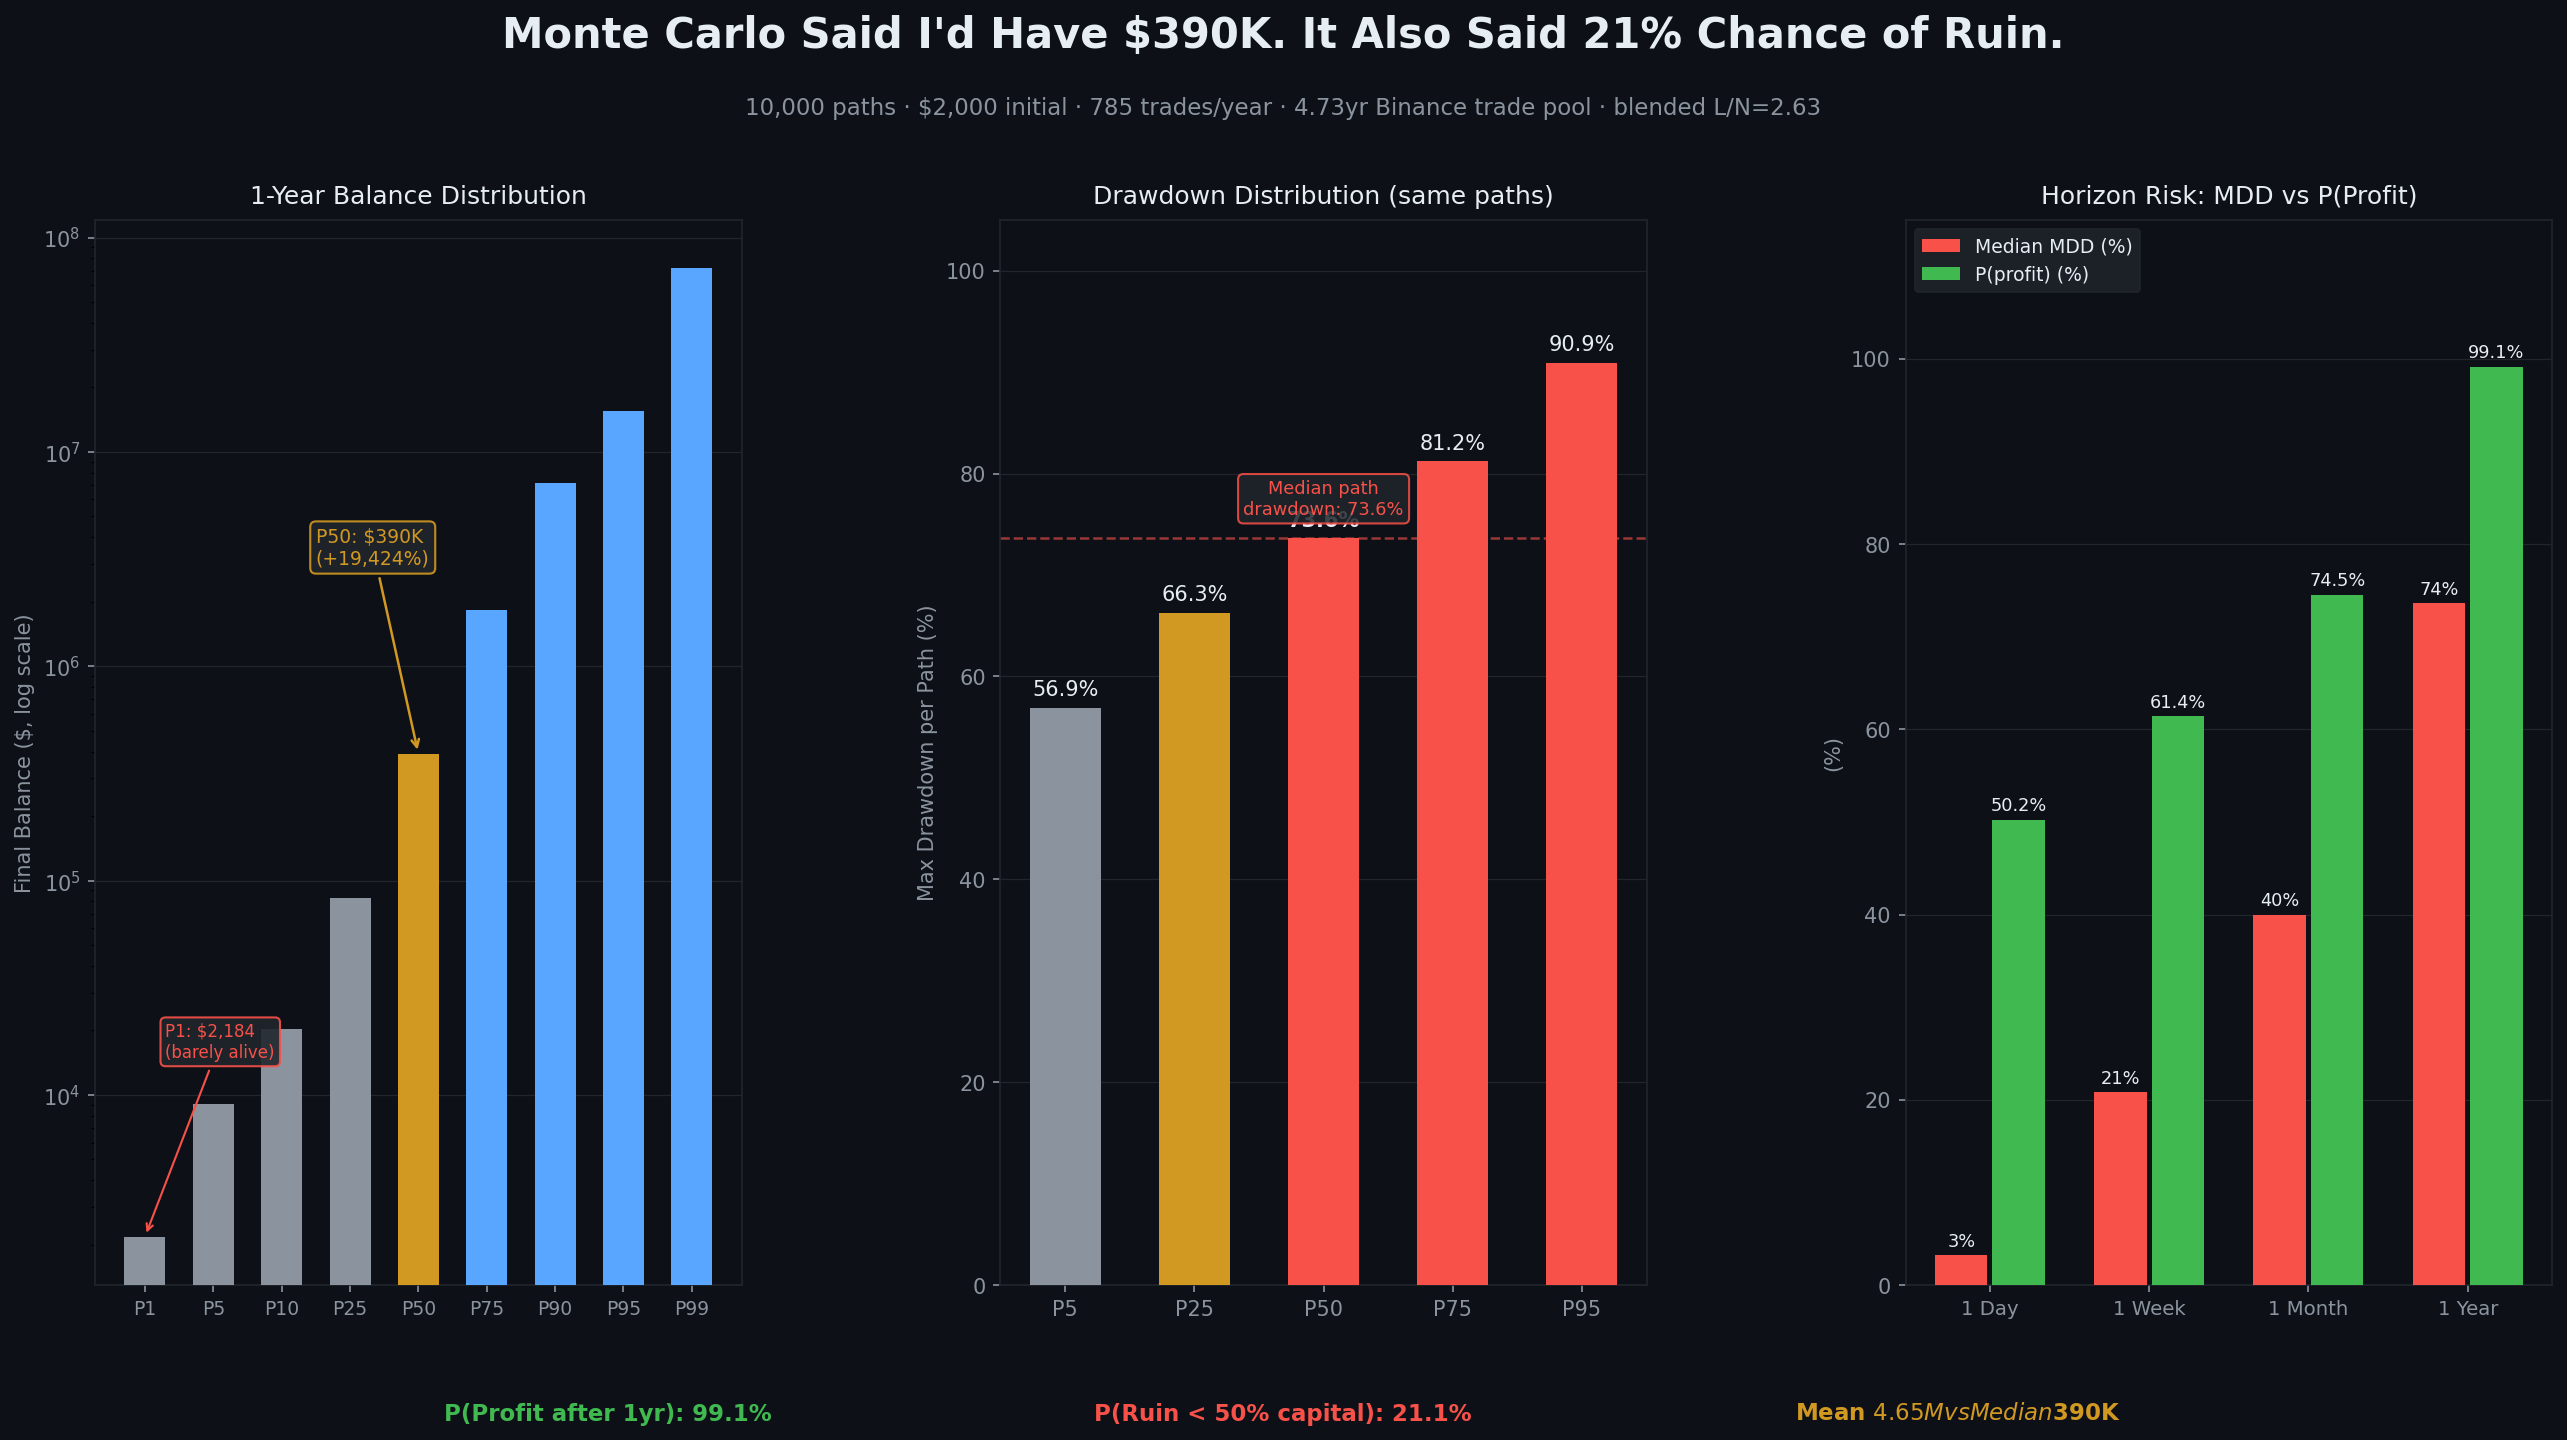

Recreate this plot in Python.
"""Post 009: Monte Carlo Humility — return percentiles vs drawdown percentiles."""
from pathlib import Path
import matplotlib
matplotlib.use("Agg")
import matplotlib.pyplot as plt
import matplotlib.gridspec as gridspec
import numpy as np

OUT = Path(__file__).parent / "post_009_monte_carlo_humility.png"

BG    = "#0d1117"
FG    = "#e6edf3"
SUB   = "#8b949e"
GRID  = "#21262d"
GREEN = "#3fb950"
RED   = "#f85149"
BLUE  = "#58a6ff"
GOLD  = "#d29922"

# Data from r46
pct_labels = ["P1", "P5", "P10", "P25", "P50", "P75", "P90", "P95", "P99"]
balances   = [2184, 9032, 20280, 83181, 390471, 1828848, 7151000, 15520185, 71821298]
returns_pct = [9, 352, 914, 4059, 19424, 91342, 357450, 775909, 3590965]

dd_pct_labels = ["P5", "P25", "P50", "P75", "P95"]
dd_values     = [56.9, 66.3, 73.6, 81.2, 90.9]

horizon_labels  = ["1 Day", "1 Week", "1 Month", "1 Year"]
horizon_p50_ret = [0.2, 9.4, 54.0, 19424]   # return %
horizon_prob    = [50.2, 61.4, 74.5, 99.1]  # P(profit) %
horizon_mdd_p50 = [3.2, 20.8, 40.0, 73.6]  # MDD P50 %

fig = plt.figure(figsize=(18, 10), facecolor=BG)
fig.text(0.5, 0.955, "Monte Carlo Said I'd Have $390K. It Also Said 21% Chance of Ruin.",
         ha="center", fontsize=20, fontweight="bold", color=FG)
fig.text(0.5, 0.910,
         "10,000 paths · $2,000 initial · 785 trades/year · 4.73yr Binance trade pool · blended L/N=2.63",
         ha="center", fontsize=11, color=SUB)

gs = gridspec.GridSpec(1, 3, figure=fig,
                       left=0.06, right=0.97, top=0.84, bottom=0.13, wspace=0.40)

# ── Panel 1: Balance Percentiles (log scale) ─────────────────────────────
ax1 = fig.add_subplot(gs[0])
ax1.set_facecolor(BG)
pct_x = np.arange(len(pct_labels))
bar_colors = [SUB if b < 390471 else GREEN if b == 390471 else BLUE for b in balances]
bar_colors[4] = GOLD  # P50 highlight
ax1.bar(pct_x, balances, color=bar_colors, width=0.6, zorder=3)
ax1.set_yscale("log")
ax1.set_xticks(pct_x)
ax1.set_xticklabels(pct_labels, fontsize=9, color=SUB)
ax1.set_ylabel("Final Balance ($, log scale)", color=SUB, fontsize=10)
ax1.set_title("1-Year Balance Distribution", color=FG, fontsize=12, pad=8)
ax1.tick_params(colors=SUB)
for sp in ax1.spines.values(): sp.set_edgecolor(GRID)
ax1.yaxis.set_tick_params(labelcolor=SUB)
ax1.grid(axis="y", color=GRID, linewidth=0.6, zorder=0)

# Annotate P50
ax1.annotate("P50: $390K\n(+19,424%)",
             xy=(4, 390471), xytext=(2.5, 3_000_000),
             fontsize=9, color=GOLD,
             arrowprops=dict(arrowstyle="->", color=GOLD, lw=1.2),
             bbox=dict(boxstyle="round,pad=0.3", facecolor="#21262d", edgecolor=GOLD, alpha=0.9))
ax1.annotate("P1: $2,184\n(barely alive)",
             xy=(0, 2184), xytext=(0.3, 15000),
             fontsize=8, color=RED,
             arrowprops=dict(arrowstyle="->", color=RED, lw=1.0),
             bbox=dict(boxstyle="round,pad=0.3", facecolor="#21262d", edgecolor=RED, alpha=0.9))

# ── Panel 2: Drawdown Distribution ──────────────────────────────────────
ax2 = fig.add_subplot(gs[1])
ax2.set_facecolor(BG)
dd_x = np.arange(len(dd_pct_labels))
dd_colors = [RED if v >= 73 else GOLD if v >= 60 else SUB for v in dd_values]
dd_colors[2] = RED   # P50 = 73.6% highlighted
bars2 = ax2.bar(dd_x, dd_values, color=dd_colors, width=0.55, zorder=3)
for bar, val in zip(bars2, dd_values):
    ax2.text(bar.get_x() + bar.get_width()/2, val + 0.8,
             f"{val:.1f}%", ha="center", va="bottom", fontsize=10, color=FG,
             fontweight="bold" if val == 73.6 else "normal")
ax2.axhline(73.6, color=RED, linestyle="--", linewidth=1.2, alpha=0.6, zorder=2)
ax2.set_xticks(dd_x)
ax2.set_xticklabels(dd_pct_labels, fontsize=10, color=SUB)
ax2.set_ylabel("Max Drawdown per Path (%)", color=SUB, fontsize=10)
ax2.set_ylim(0, 105)
ax2.set_title("Drawdown Distribution (same paths)", color=FG, fontsize=12, pad=8)
ax2.tick_params(colors=SUB)
for sp in ax2.spines.values(): sp.set_edgecolor(GRID)
ax2.yaxis.set_tick_params(labelcolor=SUB)
ax2.grid(axis="y", color=GRID, linewidth=0.6, zorder=0)
ax2.text(2, 76, "Median path\ndrawdown: 73.6%", ha="center", fontsize=8.5, color=RED,
         bbox=dict(boxstyle="round,pad=0.3", facecolor="#21262d", edgecolor=RED, alpha=0.85))

# ── Panel 3: Horizon Risk Summary ────────────────────────────────────────
ax3 = fig.add_subplot(gs[2])
ax3.set_facecolor(BG)
h_x = np.arange(len(horizon_labels))
ax3.bar(h_x - 0.18, horizon_mdd_p50, width=0.33, color=RED, label="Median MDD (%)", zorder=3)
ax3.bar(h_x + 0.18, horizon_prob,    width=0.33, color=GREEN, label="P(profit) (%)", zorder=3)
for i, (mdd, prob) in enumerate(zip(horizon_mdd_p50, horizon_prob)):
    ax3.text(i - 0.18, mdd + 1, f"{mdd:.0f}%", ha="center", fontsize=8.5, color=FG)
    ax3.text(i + 0.18, prob + 1, f"{prob:.1f}%", ha="center", fontsize=8.5, color=FG)
ax3.set_xticks(h_x)
ax3.set_xticklabels(horizon_labels, fontsize=9.5, color=SUB)
ax3.set_ylabel("(%)", color=SUB, fontsize=10)
ax3.set_ylim(0, 115)
ax3.set_title("Horizon Risk: MDD vs P(Profit)", color=FG, fontsize=12, pad=8)
ax3.tick_params(colors=SUB)
for sp in ax3.spines.values(): sp.set_edgecolor(GRID)
ax3.yaxis.set_tick_params(labelcolor=SUB)
ax3.grid(axis="y", color=GRID, linewidth=0.6, zorder=0)
ax3.legend(facecolor="#21262d", edgecolor=GRID, labelcolor=FG, fontsize=9,
           loc="upper left")

# Key stats row
fig.text(0.25, 0.04, "P(Profit after 1yr): 99.1%", ha="center", fontsize=11,
         color=GREEN, fontweight="bold")
fig.text(0.50, 0.04, "P(Ruin < 50% capital): 21.1%", ha="center", fontsize=11,
         color=RED, fontweight="bold")
fig.text(0.75, 0.04, "Mean $4.65M  vs  Median $390K", ha="center", fontsize=11,
         color=GOLD, fontweight="bold")

fig.savefig(OUT, dpi=150, bbox_inches="tight", facecolor=BG)
print(f"Saved: {OUT}")
